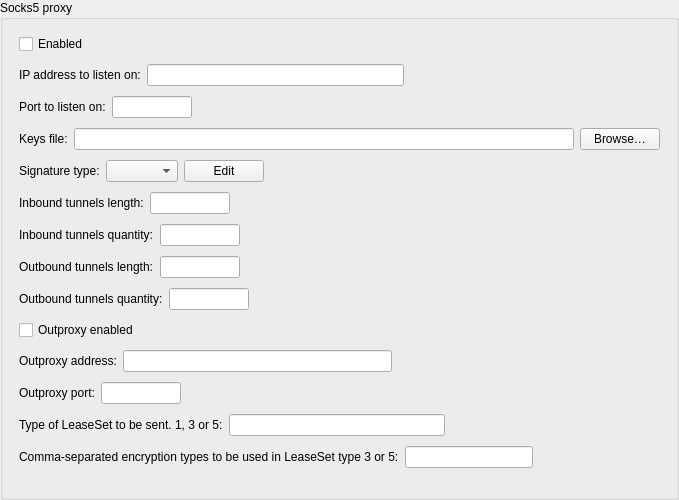
     <widget class="QGroupBox" name="socksProxyGroupBox">
      <property name="minimumSize">
       <size>
        <width>0</width>
        <height>500</height>
       </size>
      </property>
      <property name="maximumSize">
       <size>
        <width>16777215</width>
        <height>500</height>
       </size>
      </property>
      <property name="title">
       <string>Socks5 proxy</string>
      </property>
      <widget class="QWidget" name="verticalLayoutWidget_8">
       <property name="geometry">
        <rect>
         <x>9</x>
         <y>20</y>
         <width>661</width>
         <height>470</height>
        </rect>
       </property>
       <layout class="QVBoxLayout" name="verticalLayout_8">
        <property name="leftMargin">
         <number>10</number>
        </property>
        <property name="topMargin">
         <number>10</number>
        </property>
        <property name="rightMargin">
         <number>10</number>
        </property>
        <property name="bottomMargin">
         <number>10</number>
        </property>
        <item>
         <widget class="QCheckBox" name="socksProxyEnabledCheckBox">
          <property name="text">
           <string>Enabled</string>
          </property>
         </widget>
        </item>
        <item>
         <layout class="QHBoxLayout" name="socks_horizontalLayout_17_">
          <item>
           <widget class="QLabel" name="socks_label_11">
            <property name="text">
             <string>IP address to listen on:</string>
            </property>
           </widget>
          </item>
          <item>
           <widget class="QLineEdit" name="socksProxyAddressLineEdit"/>
          </item>
          <item>
           <spacer name="socks_horizontalSpacer_11">
            <property name="orientation">
             <enum>Qt::Horizontal</enum>
            </property>
            <property name="sizeHint" stdset="0">
             <size>
              <width>40</width>
              <height>20</height>
             </size>
            </property>
           </spacer>
          </item>
         </layout>
        </item>
        <item>
         <layout class="QHBoxLayout" name="socks_horizontalLayout_18">
          <item>
           <widget class="QLabel" name="socks_label_12">
            <property name="text">
             <string>Port to listen on:</string>
            </property>
           </widget>
          </item>
          <item>
           <widget class="QLineEdit" name="socksProxyPortLineEdit">
            <property name="maximumSize">
             <size>
              <width>80</width>
              <height>16777215</height>
             </size>
            </property>
           </widget>
          </item>
          <item>
           <spacer name="socks_horizontalSpacer_12">
            <property name="orientation">
             <enum>Qt::Horizontal</enum>
            </property>
            <property name="sizeHint" stdset="0">
             <size>
              <width>40</width>
              <height>20</height>
             </size>
            </property>
           </spacer>
          </item>
         </layout>
        </item>
        <item>
         <layout class="QHBoxLayout" name="socks_horizontalLayout_19">
          <item>
           <widget class="QLabel" name="socks_label_17">
            <property name="text">
             <string>Keys file:</string>
            </property>
           </widget>
          </item>
          <item>
           <widget class="QLineEdit" name="socksProxyKeyFileLineEdit"/>
          </item>
          <item>
           <widget class="QPushButton" name="socksProxyKeyFilePushButton">
            <property name="text">
             <string>Browse…</string>
            </property>
           </widget>
          </item>
         </layout>
        </item>
        <item>
         <layout class="QHBoxLayout" name="horizontalLayout_40">
          <item>
           <widget class="QLabel" name="label_42">
            <property name="text">
             <string>Signature type:</string>
            </property>
           </widget>
          </item>
          <item>
           <widget class="QComboBox" name="comboBox_socksProxySignatureType"/>
          </item>
          <item>
           <widget class="QPushButton" name="socksProxySignTypeComboEditPushButton">
            <property name="text">
             <string>Edit</string>
            </property>
           </widget>
          </item>
          <item>
           <spacer name="horizontalSpacer_28">
            <property name="orientation">
             <enum>Qt::Horizontal</enum>
            </property>
            <property name="sizeHint" stdset="0">
             <size>
              <width>40</width>
              <height>20</height>
             </size>
            </property>
           </spacer>
          </item>
         </layout>
        </item>
        <item>
         <layout class="QHBoxLayout" name="socks_horizontalLayout_20">
          <item>
           <widget class="QLabel" name="socks_label_18">
            <property name="text">
             <string>Inbound tunnels length:</string>
            </property>
           </widget>
          </item>
          <item>
           <widget class="QLineEdit" name="socksProxyInboundTunnelsLenLineEdit">
            <property name="maximumSize">
             <size>
              <width>80</width>
              <height>16777215</height>
             </size>
            </property>
           </widget>
          </item>
          <item>
           <spacer name="socks_horizontalSpacer_13">
            <property name="orientation">
             <enum>Qt::Horizontal</enum>
            </property>
            <property name="sizeHint" stdset="0">
             <size>
              <width>40</width>
              <height>20</height>
             </size>
            </property>
           </spacer>
          </item>
         </layout>
        </item>
        <item>
         <layout class="QHBoxLayout" name="socks_horizontalLayout_21">
          <item>
           <widget class="QLabel" name="socks_label_19">
            <property name="text">
             <string>Inbound tunnels quantity:</string>
            </property>
           </widget>
          </item>
          <item>
           <widget class="QLineEdit" name="socksProxyInboundTunnQuantityLineEdit">
            <property name="maximumSize">
             <size>
              <width>80</width>
              <height>16777215</height>
             </size>
            </property>
           </widget>
          </item>
          <item>
           <spacer name="socks_horizontalSpacer_14">
            <property name="orientation">
             <enum>Qt::Horizontal</enum>
            </property>
            <property name="sizeHint" stdset="0">
             <size>
              <width>40</width>
              <height>20</height>
             </size>
            </property>
           </spacer>
          </item>
         </layout>
        </item>
        <item>
         <layout class="QHBoxLayout" name="socks_horizontalLayout_22">
          <item>
           <widget class="QLabel" name="socks_label_20">
            <property name="text">
             <string>Outbound tunnels length:</string>
            </property>
           </widget>
          </item>
          <item>
           <widget class="QLineEdit" name="socksProxyOutBoundTunnLenLineEdit">
            <property name="maximumSize">
             <size>
              <width>80</width>
              <height>16777215</height>
             </size>
            </property>
           </widget>
          </item>
          <item>
           <spacer name="socks_horizontalSpacer_15">
            <property name="orientation">
             <enum>Qt::Horizontal</enum>
            </property>
            <property name="sizeHint" stdset="0">
             <size>
              <width>40</width>
              <height>20</height>
             </size>
            </property>
           </spacer>
          </item>
         </layout>
        </item>
        <item>
         <layout class="QHBoxLayout" name="socks_horizontalLayout_23">
          <item>
           <widget class="QLabel" name="socks_label_21">
            <property name="text">
             <string>Outbound tunnels quantity:</string>
            </property>
           </widget>
          </item>
          <item>
           <widget class="QLineEdit" name="socksProxyOutboundTunnQuantityLineEdit">
            <property name="maximumSize">
             <size>
              <width>80</width>
              <height>16777215</height>
             </size>
            </property>
           </widget>
          </item>
          <item>
           <spacer name="socks_horizontalSpacer_16">
            <property name="orientation">
             <enum>Qt::Horizontal</enum>
            </property>
            <property name="sizeHint" stdset="0">
             <size>
              <width>40</width>
              <height>20</height>
             </size>
            </property>
           </spacer>
          </item>
         </layout>
        </item>
        <item>
         <layout class="QHBoxLayout" name="horizontalLayout_56">
          <property name="topMargin">
           <number>0</number>
          </property>
          <property name="bottomMargin">
           <number>0</number>
          </property>
          <item>
           <widget class="QCheckBox" name="socksOutproxyEnabledCheckBox">
            <property name="text">
             <string>Outproxy enabled</string>
            </property>
           </widget>
          </item>
         </layout>
        </item>
        <item>
         <layout class="QHBoxLayout" name="horizontalLayout_12">
          <item>
           <widget class="QLabel" name="label_22">
            <property name="text">
             <string>Outproxy address:</string>
            </property>
           </widget>
          </item>
          <item>
           <widget class="QLineEdit" name="outproxyAddressLineEdit"/>
          </item>
          <item>
           <spacer name="horizontalSpacer_17">
            <property name="orientation">
             <enum>Qt::Horizontal</enum>
            </property>
            <property name="sizeHint" stdset="0">
             <size>
              <width>40</width>
              <height>20</height>
             </size>
            </property>
           </spacer>
          </item>
         </layout>
        </item>
        <item>
         <layout class="QHBoxLayout" name="horizontalLayout_24">
          <item>
           <widget class="QLabel" name="label_23">
            <property name="text">
             <string>Outproxy port:</string>
            </property>
           </widget>
          </item>
          <item>
           <widget class="QLineEdit" name="outproxyPortLineEdit">
            <property name="maximumSize">
             <size>
              <width>80</width>
              <height>16777215</height>
             </size>
            </property>
           </widget>
          </item>
          <item>
           <spacer name="horizontalSpacer_18">
            <property name="orientation">
             <enum>Qt::Horizontal</enum>
            </property>
            <property name="sizeHint" stdset="0">
             <size>
              <width>40</width>
              <height>20</height>
             </size>
            </property>
           </spacer>
          </item>
         </layout>
        </item>
        <item>
         <layout class="QHBoxLayout" name="horizontalLayout_57">
          <item>
           <widget class="QLabel" name="label_56">
            <property name="text">
             <string>Type of LeaseSet to be sent. 1, 3 or 5:</string>
            </property>
           </widget>
          </item>
          <item>
           <widget class="QLineEdit" name="socksProxyI2cpLeaseSetTypeLineEdit"/>
          </item>
          <item>
           <spacer name="horizontalSpacer_39">
            <property name="orientation">
             <enum>Qt::Horizontal</enum>
            </property>
            <property name="sizeHint" stdset="0">
             <size>
              <width>40</width>
              <height>20</height>
             </size>
            </property>
           </spacer>
          </item>
         </layout>
        </item>
        <item>
         <layout class="QHBoxLayout" name="horizontalLayout_55">
          <item>
           <widget class="QLabel" name="label_57">
            <property name="text">
             <string>Comma-separated encryption types to be used in LeaseSet type 3 or 5:</string>
            </property>
           </widget>
          </item>
          <item>
           <widget class="QLineEdit" name="socksProxyI2cpLeaseSetEncTypeLineEdit"/>
          </item>
          <item>
           <spacer name="horizontalSpacer_42">
            <property name="orientation">
             <enum>Qt::Horizontal</enum>
            </property>
            <property name="sizeHint" stdset="0">
             <size>
              <width>40</width>
              <height>20</height>
             </size>
            </property>
           </spacer>
          </item>
         </layout>
        </item>
       </layout>
      </widget>
     </widget>
